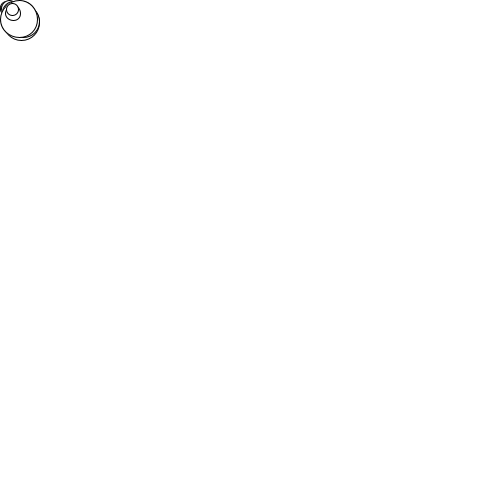
Frame 1 (no input)
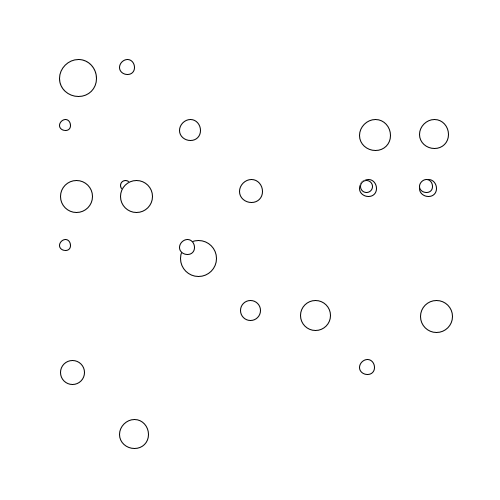
Frame 60 (the mouse pressed at the canvas centre just before this capture)
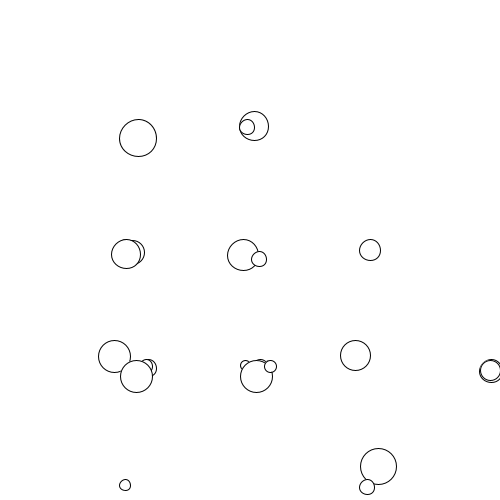
Frame 120 (the mouse held since frame 60 and released just before this capture)

The Processing sketch that drew these frames (run headless with seeded random() and noise(); from frame 60 on, the mouse is pressed at the canvas centre):

// Processing sketch: basic_05OOPCircles
// ── basic_05OOPCircles.pde
class JumpyCircle {
  int radius;
  int xpos, ypos;
  int xstep, ystep;
  JumpyCircle(int radius, int xstep, int ystep, int id) {
    this.radius = radius;
    this.xstep = xstep;
    this.ystep = ystep;

    xpos = radius/2;
    ypos = radius/2;

    println("I have been created " + id);
  }

  void drawCircle() {
    xpos +=xstep;
    ypos +=ystep;
    ellipse(xpos, ypos, radius, radius);

    if (xpos >= width-(radius/2)|| xpos<=radius/2) {
      xstep *=-1;
    }

    if (ypos>=height-(radius/2) || ypos<=radius/2) {
      ystep *=-1;
    }
  }
}

///////////////////////////////
JumpyCircle mJumpyCircle;
int amount = 25;
ArrayList<JumpyCircle> circlesMoving = new ArrayList<JumpyCircle>();
void setup() {
  size(500, 500);
  background(255);
  //mJumpyCircle = new JumpyCircle(40, 3, 2);
  for (int i=0;i<amount;i++) {
    int _radius = (int)random(10, 40);
    int _xstep = (int)random(1, 8);
    int _ystep = (int)random(1, 8);
    circlesMoving.add(new JumpyCircle(_radius, _xstep, _ystep, i));
  }
}

void draw() {
  background(255);
  //mJumpyCircle.drawCircle();

  for (int i=0;i<amount;i++) {
    circlesMoving.get(i).drawCircle();
  }
}
